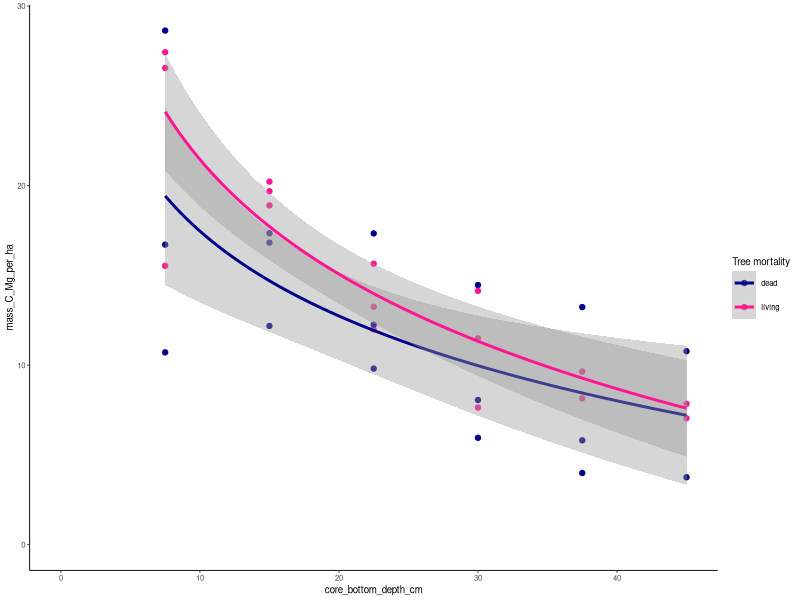

Reproduce this figure in R. (Note: this script raises an error after producing the figure.)
## ---- chunk 1
knitr::opts_chunk$set(echo = TRUE)
## ---- chunk 2
library("tidyverse")
library("cowplot")
## ---- chunk 3
C_metadata <- read.csv("../../Analysis/Carbon/Density_Corrected_C/Results/per_sample_metadata_Ccorrected_mip.csv")

ecm_metadata = read.csv("../../Analysis/Microbial Communities/Fungal-Bacterial Interactions/DeSeq2 Indicator Species Analysis/Results/metadata_with_ECMasssociated3trees_mip.csv")
## ---- chunk 4
# set common features of graphs

CN_lab = "C:N"
C_lab = "Mg C / hectare"
depth_lab = "Depth (cm)"
ecm_lab = "ECM-assoicated biomass (ng lipid/g soil)"
fontsize = 7
## ---- chunk 5
C_by_depth <- ggplot(C_metadata, aes(x = core_bottom_depth_cm,
                                                            y = mass_C_Mg_per_ha,
                                                            color = Tree_Health)) +
  geom_point() +
  
  geom_smooth(method = 'lm', formula = 'y ~ log(x)' ) +
  
  ylim(0, NA) +
  
  xlim(0, NA) +
  
  scale_color_manual(name = "Tree mortality", values = c("darkblue", "deeppink")) +
  
  theme_classic(base_size = fontsize)

C_by_depth
leg = get_legend(C_by_depth)
C_by_depth <- ggplot(metadata, aes(x = core_bottom_depth_cm,
                                                            y = mass_C_Mg_per_ha,
                                                            color = Tree_Health)) +
  geom_point() +
  
  geom_smooth(method = 'lm', formula = 'y ~ log(x)' ) +
  
  ylim(0, NA) +
  
  xlim(0, NA) +
  
  scale_color_manual(name = "Tree mortality", values = c("darkblue", "deeppink")) +
  
  theme_classic(base_size = fontsize) + 
  
  theme(legend.position = "none") +
  
  xlab(depth_lab) +
  
  ylab(C_lab)

C_by_depth
## ---- chunk 6
C_N_by_depth <- ggplot(C_metadata, aes(x = core_bottom_depth_cm,
                                                            y = C_per_N_Ratio,
                                                            color = Tree_Health)) +
  geom_point() +
  
  geom_smooth(method = 'lm') +
  
  ylim(0, NA) +
  
  xlim(0, NA) +
  
  scale_color_manual(name = "Tree mortality", values = c("darkblue", "deeppink")) +
  
  theme_classic(base_size = fontsize) + 
  
  theme(legend.position = "none") +
  
  xlab(depth_lab) +
  ylab(CN_lab)

C_N_by_depth
## ---- chunk 7
C_by_ecm <- ggplot(ecm_metadata, aes(x = ECM_associated_biomass,
                                                            y = mass_C_Mg_per_ha)) +
  geom_point() +
  
  geom_smooth(method = 'lm') +
  
  ylim(0, NA) +
  
  xlim(0, NA) +
  
  theme_classic(base_size = fontsize) + 
  
  xlab(ecm_lab) +
  ylab(C_lab)

C_by_ecm
## ---- chunk 8
C_N_by_ecm <- ggplot(ecm_metadata, aes(x = ECM_associated_biomass,
                                                            y = C_per_N_Ratio)) +
  geom_point() +
  
  geom_smooth(method = 'lm') +
  
  ylim(0, NA) +
  
  xlim(0, NA) +
  
  theme_classic(base_size = fontsize) + 
  
  xlab(ecm_lab) +
  ylab(CN_lab)

C_N_by_ecm
## ---- chunk 9

# First row
row1 <- plot_grid(C_N_by_depth, C_by_depth, labels = c("A", "B"), label_y = 0.98)

# Second row
row2 <- plot_grid(C_N_by_ecm, C_by_ecm, labels = c("C", "D"), label_y = 0.98)

# Stack rows vertically
combined_plot <- plot_grid(row1, row2, ncol = 1)

fig5 = ggdraw(combined_plot) + draw_grob(leg, hjust = -0.4, vjust = -0.405)

fig5
## ---- chunk 10
# create the jpg figure file in this results folder and the reports folder

# requirements: 1000 pp1 (pixels per inch), 140 mm wide
# 1 inch = 0.0393701 mm, 1 mm = 25.4 inches

ppi = 1000

w_mm = 140
hw_ratio = 5/7 # arbitrary

h_mm = w_mm*hw_ratio
w_i = w_mm/25.4
h_i = h_mm/25.4

jpeg("Results/Figure5.jpg", width = w_i * ppi, height = h_i * ppi, res = ppi)
jpeg("../../Reports/Figure5.jpg", width = w_i * ppi, height = h_i * ppi, res = ppi)


fig5
dev.off()
## ---- chunk 11
# create the png figure file in this results folder and the reports folder

# requirements: 1000 pp1 (pixels per inch), 140 mm wide
# 1 inch = 0.0393701 mm, 1 mm = 25.4 inches

ppi = 1000

w_mm = 140
hw_ratio = 5/7 # arbitrary

h_mm = w_mm*hw_ratio
w_i = w_mm/25.4
h_i = h_mm/25.4

png("Results/Figure5.png", width = w_i * ppi, height = h_i * ppi, res = ppi)
png("../../Reports/Figure5.png", width = w_i * ppi, height = h_i * ppi, res = ppi)


fig5
dev.off()
